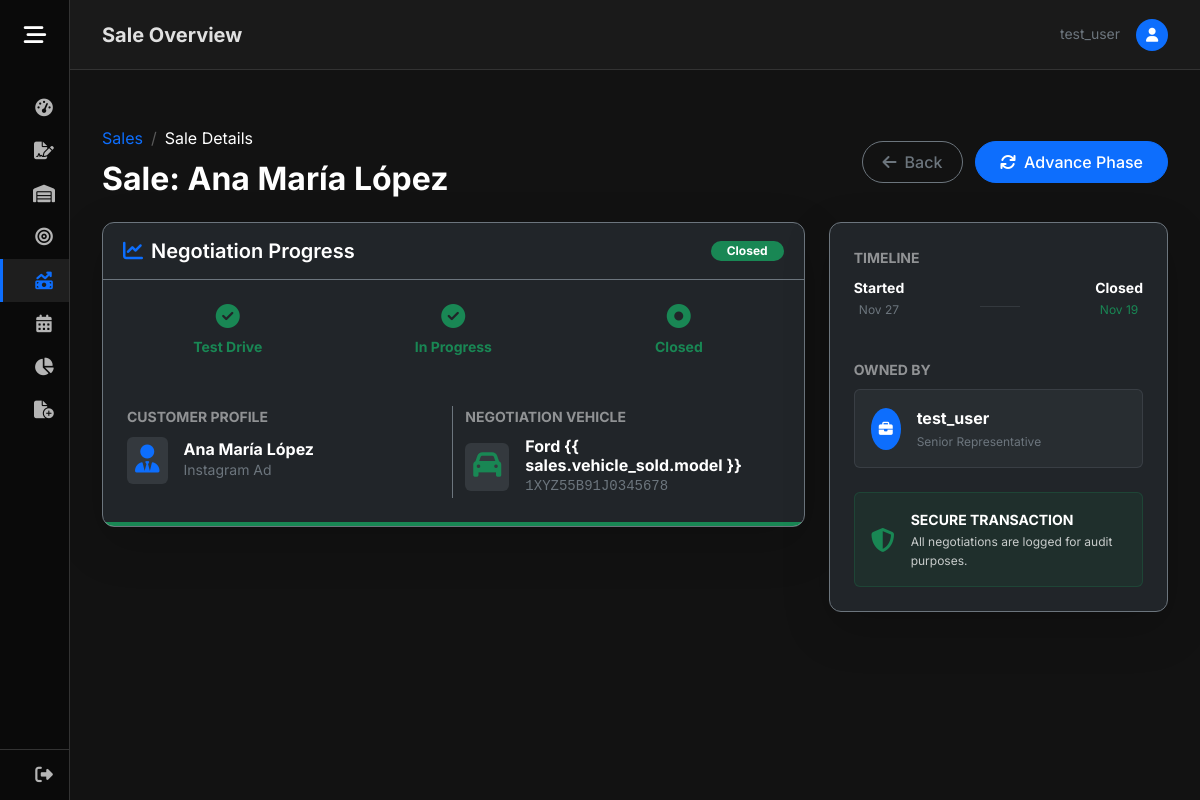
/show_sales/2 (signed in), run on the app's committed database.
### GDMFX/models.py (models this page shows, shortened)
class Sales(models.Model):
    lead = models.OneToOneField(Leads, on_delete=models.CASCADE)
    created_at = models.DateTimeField(auto_now_add=True)
    vehicle_sold = models.ForeignKey(Vehicles, on_delete=models.SET_NULL, null=True, blank=True)
    PHASE_CHOICES = [
        ('Test Drive', 'Test Drive'),
        ('In progress', 'In progress'),
        ('Closed', 'Closed'),
    ]
    phase = models.CharField(max_length=20, choices=PHASE_CHOICES, default='Test Drive')
    selling_date = models.DateField(null=True, blank=True)
    user = models.ForeignKey(User, on_delete=models.CASCADE)

class Leads(models.Model):
    name = models.CharField(max_length=150)
    interested = models.ForeignKey(Vehicles, on_delete=models.SET_NULL, null=True, blank=True)
    source = models.CharField(max_length=150)
    LEAD_STATUS_CHOICES = [
        ('Interested', 'Interested'),
        ('Contacted', 'Contacted'),
        ('Qualified', 'Qualified'),
    ]
    status = models.CharField(max_length=20, choices=LEAD_STATUS_CHOICES, default='Interested')
    user = models.ForeignKey(User, on_delete=models.SET_NULL, null=True, blank=True)
    contact_date = models.DateTimeField(null=True, blank=True)
    bullet = models.DecimalField(max_digits=12, decimal_places=2, null=True, blank=True)

class Vehicles(models.Model):
    vin = models.CharField(max_length=17, unique=True)
    brand = models.CharField(max_length=50)
    model = models.CharField(max_length=50)
    CONDITION_CHOICES = [
        ('Used', 'Used'),
        ('New', 'New'),
    ]
    condition = models.CharField(max_length=10, choices=CONDITION_CHOICES)
    km = models.IntegerField(default=0)
    color = models.CharField(max_length=50)
    price_adquisition = models.DecimalField(max_digits=12, decimal_places=2, null=True, blank=True)
    selling_price = models.DecimalField(max_digits=12, decimal_places=2, null=True, blank=True)
    integration_date = models.DateField(null=True, blank=True)
    STATUS_CHOICES = [
        ('Available', 'Available'),
        ('Sold', 'Sold'),
    ]
    status = models.CharField(max_length=10, choices=STATUS_CHOICES)
    user = models.ForeignKey(User, on_delete=models.CASCADE)

### GDMFX/views.py (the view)
# urls.py: path('show_sales/<int:id_sales>', views.show_sales, name='show_sales'),
@login_required
def show_sales(request, id_sales):
    sale = get_object_or_404(Sales, pk= id_sales, user = request.user)
    return render(request, 'show_sales.html', {'sales': sale})

### GDMFX/templates/show_sales.html (shortened to what this page needs)
{% extends 'base.html' %}
{% load static %}
{% block page_title %}Sale Overview{% endblock %}
{% block content %}
<div class="row mb-4 align-items-center">
    <div class="col-md-6">
        <nav aria-label="breadcrumb">
            <ol class="breadcrumb mb-2">
                <li class="breadcrumb-item"><a href="{% url 'sales' %}"
                        class="text-primary text-decoration-none">Sales</a></li>
                <li class="breadcrumb-item active text-white" aria-current="page">Sale Details</li>
            </ol>
        </nav>
        <h1 class="h2 mb-0 text-white fw-bold">Sale: {{ sales.lead.name }}</h1>
    </div>
    <div class="col-md-6 text-md-end mt-3 mt-md-0">
        <a href="{% url 'sales' %}" class="btn btn-outline-secondary me-2 rounded-pill">
            <i class="fa-solid fa-arrow-left me-2"></i>Back
        </a>
        <a href="{% url 'update_sale' sales.id %}" class="btn btn-primary rounded-pill px-4">
            <i class="fa-solid fa-arrows-rotate me-2"></i>Advance Phase
        </a>
    </div>
</div>
<div class="row g-4">
    <div class="col-lg-8">
        <div class="card bg-dark border-secondary shadow-lg mb-4 overflow-hidden">
            <div
                class="card-header border-secondary bg-transparent py-3 d-flex justify-content-between align-items-center">
                <h5 class="card-title mb-0 text-white"><i
                        class="fa-solid fa-chart-line me-2 text-primary"></i>Negotiation Progress</h5>
                <span
                    class="badge {% if sales.phase == 'Closed' %}bg-success{% elif sales.phase == 'Test Drive' %}bg-warning text-dark{% else %}bg-primary{% endif %} rounded-pill px-3">
                    {{ sales.get_phase_display }}
                </span>
            </div>
            <div class="card-body p-4">
                <div class="row text-center mb-5">
                    <div class="col-4">
                        <div
                            class="phase-step {% if sales.phase != 'Test Drive' %}completed text-success{% else %}active text-primary{% endif %}">
                            <i
                                class="fa-solid {% if sales.phase != 'Test Drive' %}fa-circle-check{% else %}fa-circle-dot{% endif %} fs-4 mb-2"></i>
                            <p class="small fw-bold mb-0">Test Drive</p>
                        </div>
                    </div>
                    <div class="col-4">
                        <div
                            class="phase-step {% if sales.phase == 'Closed' %}completed text-success{% elif sales.phase == 'In progress' %}active text-warning{% else %}pending text-secondary{% endif %}">
                            <i
                                class="fa-solid {% if sales.phase == 'Closed' %}fa-circle-check{% elif sales.phase == 'In progress' %}fa-circle-dot{% else %}fa-circle{% endif %} fs-4 mb-2"></i>
                            <p class="small fw-bold mb-0">In Progress</p>
                        </div>
                    </div>
                    <div class="col-4">
                        <div
                            class="phase-step {% if sales.phase == 'Closed' %}active text-success{% else %}pending text-secondary{% endif %}">
                            <i
                                class="fa-solid {% if sales.phase == 'Closed' %}fa-circle-dot{% else %}fa-circle{% endif %} fs-4 mb-2"></i>
                            <p class="small fw-bold mb-0">Closed</p>
                        </div>
                    </div>
                </div>
                <div class="row g-4">
                    <div class="col-md-6 border-end border-secondary">
                        <label class="text-white small text-uppercase fw-bold opacity-50 d-block mb-2">Customer
                            Profile</label>
                        <div class="d-flex align-items-center">
                            <div class="bg-secondary bg-opacity-25 rounded p-2 me-3">
                                <i class="fa-solid fa-user-tie text-primary fs-3"></i>
                            </div>
                            <div>
                                <h6 class="text-white fw-bold mb-0">{{ sales.lead.name }}</h6>
                                <p class="text-secondary small mb-0">{{ sales.lead.source }}</p>
                            </div>
                        </div>
                    </div>
                    <div class="col-md-6">
                        <label class="text-white small text-uppercase fw-bold opacity-50 d-block mb-2">Negotiation
                            Vehicle</label>
                        {% if sales.vehicle_sold %}
                        <div class="d-flex align-items-center">
                            <div class="bg-secondary bg-opacity-25 rounded p-2 me-3">
                                <i class="fa-solid fa-car text-success fs-3"></i>
                            </div>
                            <div>
                                <h6 class="text-white fw-bold mb-0">{{ sales.vehicle_sold.brand }} {{
                                    sales.vehicle_sold.model }}</h6>
                                <p class="text-secondary font-monospace small mb-0">{{ sales.vehicle_sold.vin }}</p>
                            </div>
                        </div>
                        {% else %}
                        <p class="text-secondary fst-italic py-2">No vehicle assigned to this sale</p>
                        {% endif %}
                    </div>
                </div>
            </div>
            <div class="progress rounded-0" style="height: 4px;">
                <div class="progress-bar {% if sales.phase == 'Closed' %}bg-success w-phase-closed{% elif sales.phase == 'In progress' %}bg-warning w-phase-progress{% else %}bg-primary w-phase-test{% endif %}"
                    role="progressbar"
                    aria-valuenow="{% if sales.phase == 'Closed' %}100{% elif sales.phase == 'In progress' %}66{% elif sales.phase == 'Test Drive' %}33{% else %}0{% endif %}"
                    aria-valuemin="0" aria-valuemax="100"></div>
            </div>
        </div>
    </div>
    <div class="col-lg-4">
        <div class="card bg-dark border-secondary shadow-lg mb-4">
            <div class="card-body p-4">
                <div class="mb-4">
                    <label class="text-white small text-uppercase fw-bold opacity-50 d-block mb-2">Timeline</label>
                    <div class="d-flex justify-content-between align-items-center mb-3">
                        <div class="text-center">
                            <p class="text-white small mb-0 fw-bold">Started</p>
                            <p class="text-secondary extra-small">{{ sales.created_at|date:"M d" }}</p>
                        </div>
                        <div class="bg-secondary opacity-25" style="width: 40px; height: 1px;"></div>
                        <div class="text-center">
                            <p class="text-white small mb-0 fw-bold">Closed</p>
                            <p
                                class="{% if sales.selling_date %}text-success{% else %}text-secondary{% endif %} extra-small">
                                {{ sales.selling_date|date:"M d"|default:"TBD" }}
                            </p>
                        </div>
                    </div>
                </div>
                <div class="mb-4">
                    <label class="text-white small text-uppercase fw-bold opacity-50 d-block mb-2">Owned By</label>
                    <div
                        class="p-3 rounded bg-secondary bg-opacity-10 border border-secondary border-opacity-25 d-flex align-items-center">
                        <div class="bg-primary rounded-circle p-2 me-3">
                            <i class="fa-solid fa-briefcase text-white small"></i>
                        </div>
                        <div>
                            <p class="text-white mb-0 fw-bold">{{ sales.user.username }}</p>
                            <p class="text-secondary extra-small mb-0">Senior Representative</p>
                        </div>
                    </div>
                </div>
                <div class="alert bg-success bg-opacity-10 border border-success border-opacity-25 text-white mb-0">
                    <div class="d-flex align-items-center">
                        <i class="fa-solid fa-shield-halved text-success me-3 fs-4"></i>
                        <div>
                            <p class="small fw-bold mb-0">SECURE TRANSACTION</p>
                            <p class="extra-small opacity-75 mb-0">All negotiations are logged for audit purposes.</p>
                        </div>
                    </div>
                </div>
            </div>
        </div>
    </div>
</div>
{% endblock %}

### GDMFX/templates/base.html (shortened to what this page needs)
<!DOCTYPE html>
<html lang="en">
<head>
    {% load static %}
    <link href="https://cdn.jsdelivr.net/npm/bootstrap@5.3.3/dist/css/bootstrap.min.css" rel="stylesheet">
    <link rel="stylesheet" href="{% static 'css/base.css' %}?v=7">
    <link rel="stylesheet" href="https://cdnjs.cloudflare.com/ajax/libs/font-awesome/6.4.0/css/all.min.css">
    <link rel="stylesheet" href="https://cdn.jsdelivr.net/npm/flatpickr/dist/flatpickr.min.css">
    <link rel="stylesheet" type="text/css" href="https://npmcdn.com/flatpickr/dist/themes/dark.css">
</head>
<body class="{% if user.is_authenticated %}dashboard-body{% endif %}">
    {% if user.is_authenticated %}
    <div class="wrapper">
        <aside id="sidebar">
            <div class="sidebar-header d-flex align-items-center">
                <button id="toggle-btn" type="button" aria-label="Toggle Sidebar">
                    <i class="fa-solid fa-bars-staggered"></i>
                </button>
            </div>
            <ul class="sidebar-nav">
                <li class="sidebar-item">
                    <a href="{% url 'dashboard' %}"
                        class="sidebar-link {% if request.resolver_match.url_name == 'dashboard' %}active{% endif %}">
                        <i class="fa-solid fa-gauge-high"></i>
                    </a>
                </li>
                <li class="sidebar-item">
                    <a href="{% url 'contract' %}"
                        class="sidebar-link {% if 'contract' in request.path %}active{% endif %}">
                        <i class="fa-solid fa-file-signature"></i>
                    </a>
                </li>
                <li class="sidebar-item">
                    <a href="{% url 'inventory' %}"
                        class="sidebar-link {% if 'inventory' in request.path %}active{% endif %}">
                        <i class="fa-solid fa-warehouse"></i>
                    </a>
                </li>
                <li class="sidebar-item">
                    <a href="{% url 'leads' %}" class="sidebar-link {% if 'leads' in request.path %}active{% endif %}">
                        <i class="fa-solid fa-bullseye"></i>
                    </a>
                </li>
                <li class="sidebar-item">
                    <a href="{% url 'sales' %}" class="sidebar-link {% if 'sales' in request.path %}active{% endif %}">
                        <i class="fa-solid fa-money-bill-trend-up"></i>
                    </a>
                </li>
                <li class="sidebar-item">
                    <a href="{% url 'meets' %}" class="sidebar-link {% if 'meets' in request.path %}active{% endif %}">
                        <i class="fa-solid fa-calendar-days"></i>
                    </a>
                </li>
                <li class="sidebar-item">
                    <a href="{% url 'reports' %}" class="sidebar-link">
                        <i class="fa-solid fa-chart-pie"></i>
                    </a>
                </li>
                <li class="sidebar-item">
                    <a href="#" id="newEntryToggle" class="sidebar-link dropdown-toggle collapsed"
                        data-bs-toggle="collapse" data-bs-target="#formsSubmenu">
                        <i class="fa-solid fa-file-circle-plus"></i>
                    </a>
                </li>
            </ul>
            <div class="sidebar-footer">
                <a href="{% url 'logout' %}" class="sidebar-link logout-link">
                    <i class="fa-solid fa-right-from-bracket"></i>
                </a>
            </div>
        </aside>
        <main class="main">
            <nav class="navbar navbar-top mb-4">
                <div class="container-fluid px-0">
                    <h2 class="h5 mb-0 fw-bold">{% block page_title %}Overview{% endblock %}</h2>
                    <div class="ms-auto d-flex align-items-center">
                        <span class="text-secondary small me-3 d-none d-md-inline">{{ user.username }}</span>
                        <div class="bg-primary rounded-circle"
                            style="width: 32px; height: 32px; display: flex; align-items: center; justify-content: center;">
                            <i class="fa-solid fa-user text-white small"></i>
                        </div>
                    </div>
                </div>
            </nav>
            <div class="content-container">
                {% block content %}{% endblock %}
            </div>
        </main>
    </div>
    {% else %}
    <div class="auth-container">
        {% block auth_content %}
        {% endblock %}
    </div>
    {% endif %}
</body>
</html>

### data on the page
Sales: lead.name "Ana María López", phase "Closed", lead.source "Instagram Ad", vehicle_sold.brand "Ford", vehicle_sold.vin "1XYZ55B91J0345678", created_at "Nov 27", selling_date "Nov 19", user.username "test_user"

### other printed values
{{ user.username }} "test_user"
